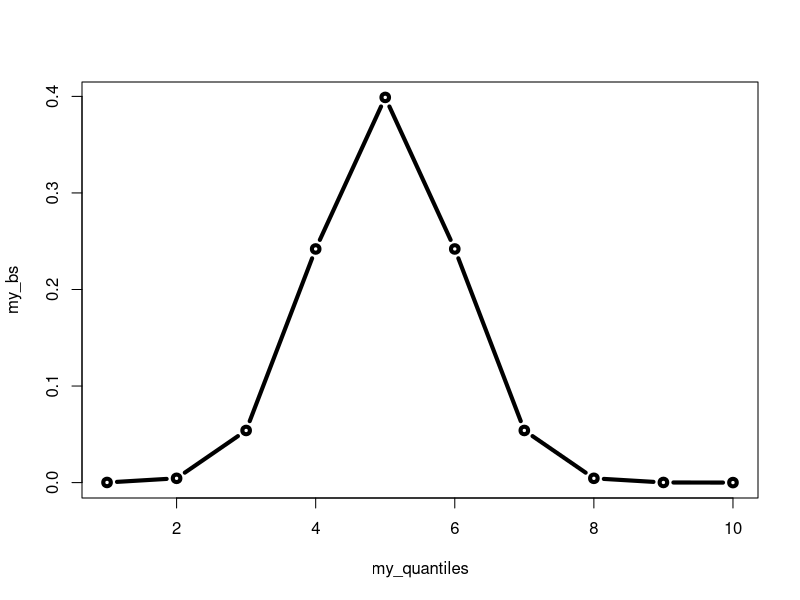
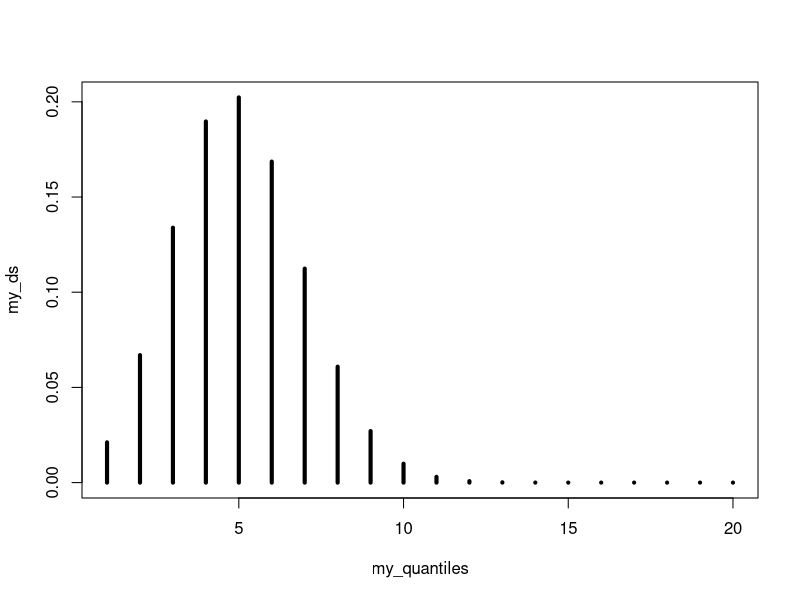

The R script that drew these images, in order:
## ---- chunk 1
knitr::opts_chunk$set(echo = TRUE)
## ---- chunk 2
my_quantiles <- seq(1, 10, by = 1)
my_bs <- dnorm(x = my_quantiles, mean = 5, sd = 1)
plot( x = my_quantiles, y = my_bs, type = 'b', lwd = 4)
## ---- chunk 3
my_quantiles <- seq(1, 20, by = 1)
my_ds <- dbinom(x = my_quantiles, size = max(my_quantiles), prob = 0.25)
#my_bs <- pbinom(q = my_quantiles, size = max(my_quantiles), prob = 0.5, lower.tail = TRUE, log.p = FALSE)
plot( x = my_quantiles, y = my_ds, type = 'h', lwd = 4)
